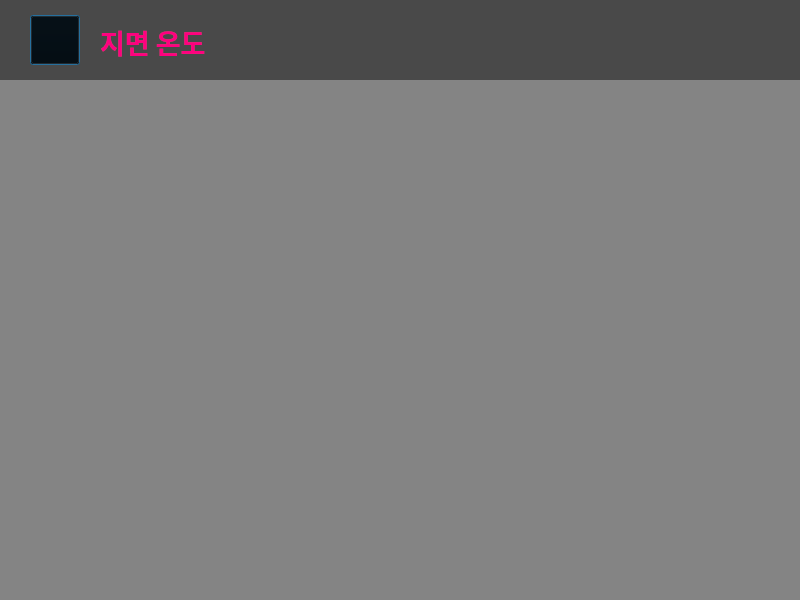
<?xml version="1.0" encoding="UTF-8"?>
<ui version="4.0">
 <class>Dialog</class>
 <widget class="QDialog" name="Dialog">
  <property name="geometry">
   <rect>
    <x>0</x>
    <y>0</y>
    <width>800</width>
    <height>600</height>
   </rect>
  </property>
  <property name="windowTitle">
   <string>Dialog</string>
  </property>
  <widget class="PlotWidget" name="ground_temp" native="true">
   <property name="geometry">
    <rect>
     <x>50</x>
     <y>100</y>
     <width>700</width>
     <height>480</height>
    </rect>
   </property>
  </widget>
  <widget class="QLabel" name="label_4">
   <property name="geometry">
    <rect>
     <x>100</x>
     <y>5</y>
     <width>200</width>
     <height>75</height>
    </rect>
   </property>
   <property name="font">
    <font>
     <family>휴먼편지체</family>
     <weight>75</weight>
     <bold>true</bold>
    </font>
   </property>
   <property name="text">
    <string>&lt;html&gt;&lt;head/&gt;&lt;body&gt;&lt;p&gt;&lt;span style=&quot; font-size:20pt; color:#ff007f;&quot;&gt;지면 온도&lt;/span&gt;&lt;/p&gt;&lt;/body&gt;&lt;/html&gt;</string>
   </property>
  </widget>
  <widget class="QLabel" name="label_2">
   <property name="geometry">
    <rect>
     <x>0</x>
     <y>0</y>
     <width>800</width>
     <height>600</height>
    </rect>
   </property>
   <property name="styleSheet">
    <string notr="true">background-color:rgba(0, 0, 0, 0.45);;</string>
   </property>
   <property name="text">
    <string/>
   </property>
  </widget>
  <widget class="QPushButton" name="pushButton">
   <property name="geometry">
    <rect>
     <x>30</x>
     <y>15</y>
     <width>50</width>
     <height>50</height>
    </rect>
   </property>
   <property name="styleSheet">
    <string notr="true">background-color:transparent;</string>
   </property>
   <property name="text">
    <string/>
   </property>
   <property name="icon">
    <iconset>
     <normaloff>back.png</normaloff>back.png</iconset>
   </property>
   <property name="iconSize">
    <size>
     <width>50</width>
     <height>50</height>
    </size>
   </property>
  </widget>
  <widget class="QLabel" name="label_3">
   <property name="geometry">
    <rect>
     <x>0</x>
     <y>0</y>
     <width>801</width>
     <height>80</height>
    </rect>
   </property>
   <property name="styleSheet">
    <string notr="true">background-color:rgba(0, 0, 0, 0.45);</string>
   </property>
   <property name="text">
    <string/>
   </property>
  </widget>
  <widget class="QLabel" name="label_1">
   <property name="geometry">
    <rect>
     <x>0</x>
     <y>0</y>
     <width>800</width>
     <height>600</height>
    </rect>
   </property>
   <property name="text">
    <string/>
   </property>
   <property name="pixmap">
    <pixmap>smart_farm.jpg</pixmap>
   </property>
   <property name="scaledContents">
    <bool>true</bool>
   </property>
   <property name="wordWrap">
    <bool>false</bool>
   </property>
  </widget>
  <zorder>label_1</zorder>
  <zorder>label_2</zorder>
  <zorder>label_3</zorder>
  <zorder>label_4</zorder>
  <zorder>ground_temp</zorder>
  <zorder>pushButton</zorder>
 </widget>
 <customwidgets>
  <customwidget>
   <class>PlotWidget</class>
   <extends>QWidget</extends>
   <header location="global">pyqtgraph.h</header>
   <container>1</container>
  </customwidget>
 </customwidgets>
 <resources/>
 <connections>
  <connection>
   <sender>pushButton</sender>
   <signal>clicked()</signal>
   <receiver>Dialog</receiver>
   <slot>btn_main()</slot>
   <hints>
    <hint type="sourcelabel">
     <x>59</x>
     <y>32</y>
    </hint>
    <hint type="destinationlabel">
     <x>55</x>
     <y>-75</y>
    </hint>
   </hints>
  </connection>
 </connections>
 <slots>
  <slot>btn_main()</slot>
 </slots>
</ui>
